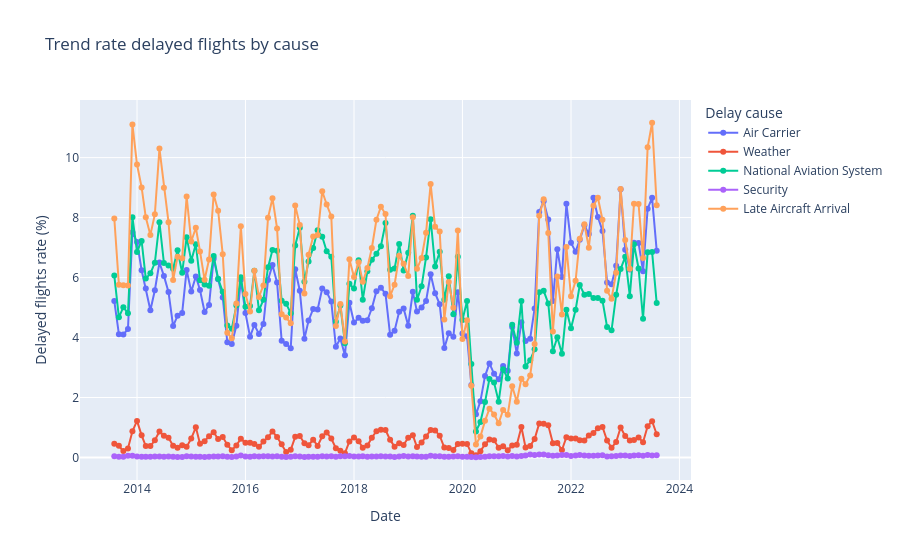
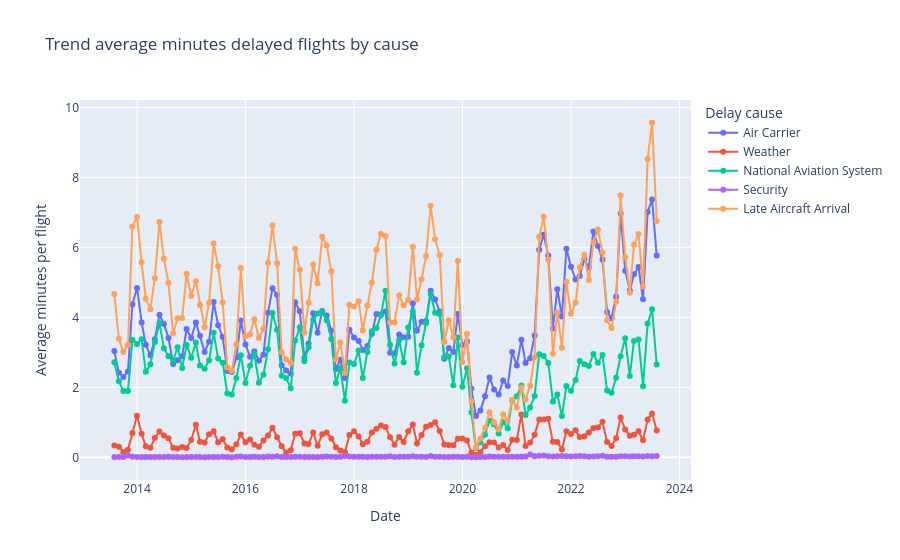

The notebook cell these images were saved under, in order:
### Code cell
# create a line chart to visualize the number of delayed flights per year 
fig = px.line(df_trend_count_plot, x='date', y='Delayed flights rate (%)', color='Delay cause', markers = True, title='Trend rate delayed flights by cause')
fig.update_layout(xaxis_title='Date')
fig.show()

# create a line chart to visualize the minutes of delayed flights per year 
fig = px.line(df_trend_minutes_plot, x='date', y='Average minutes per flight', color='Delay cause', markers = True, title='Trend average minutes delayed flights by cause')
fig.update_layout(xaxis_title='Date')
fig.show()
